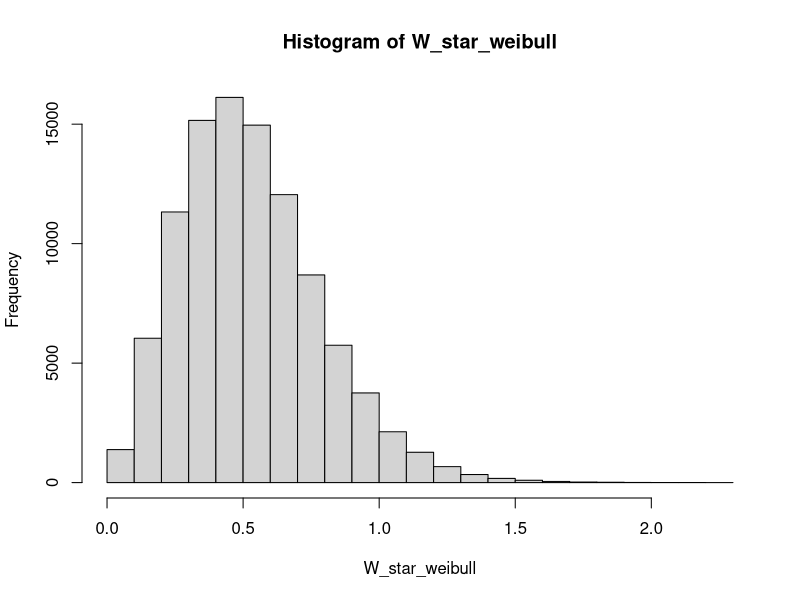
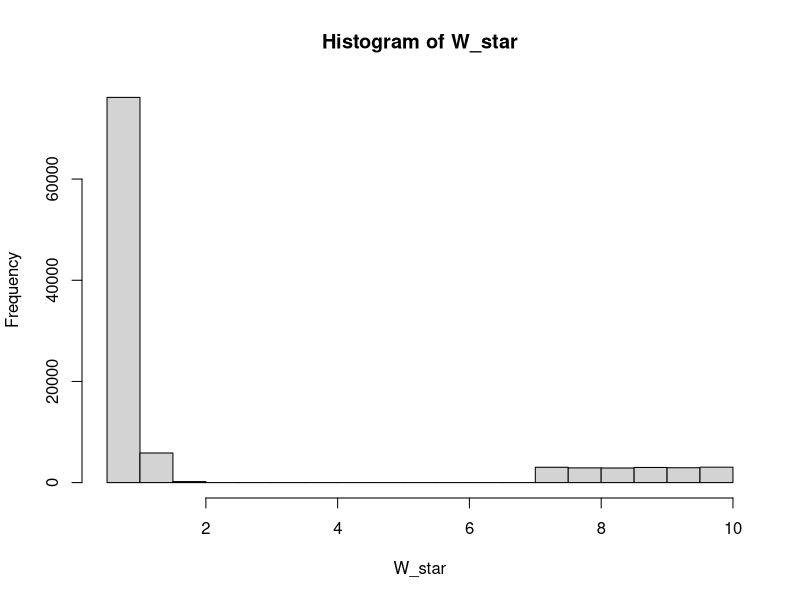
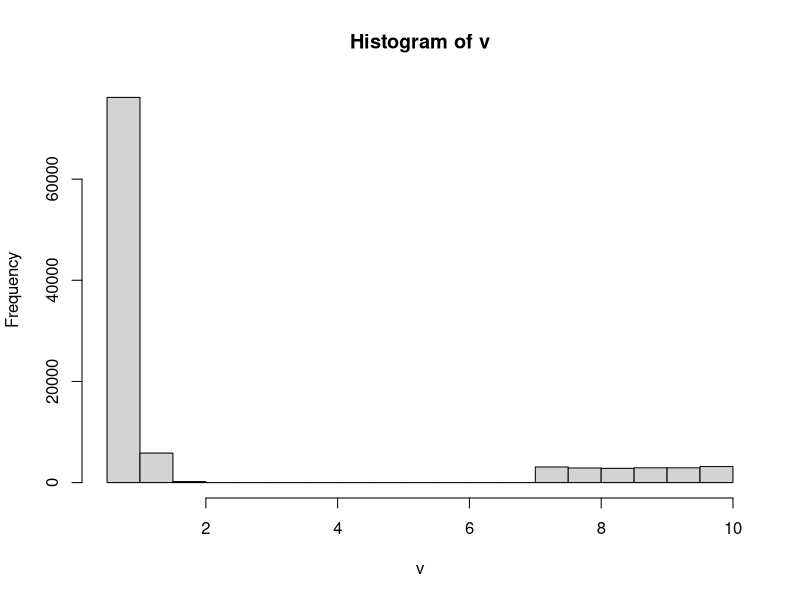
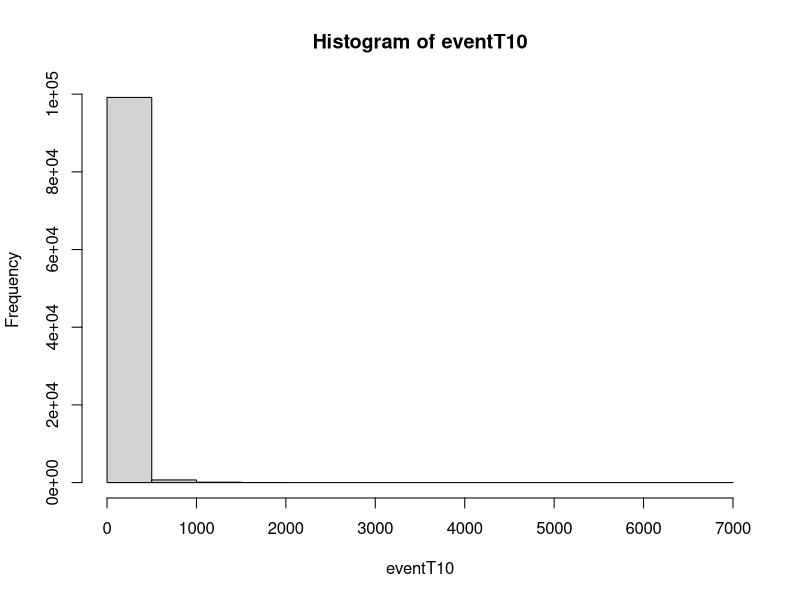
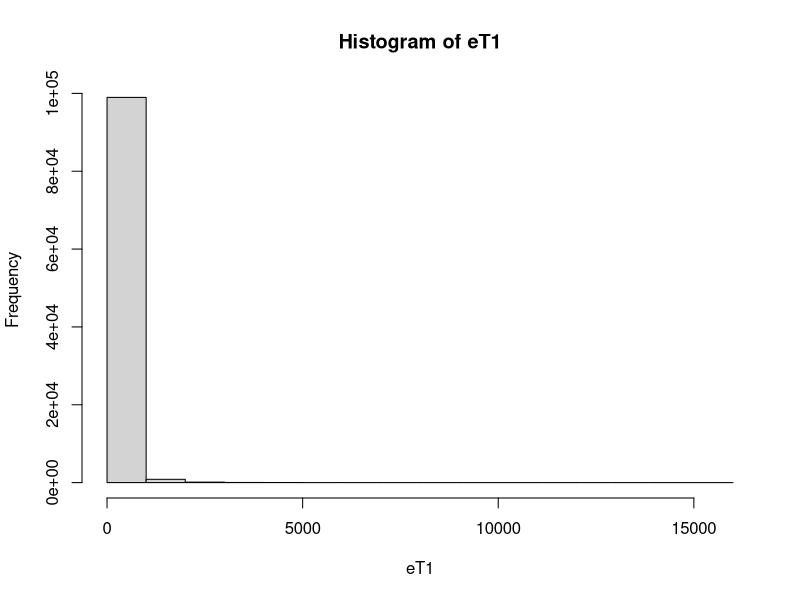
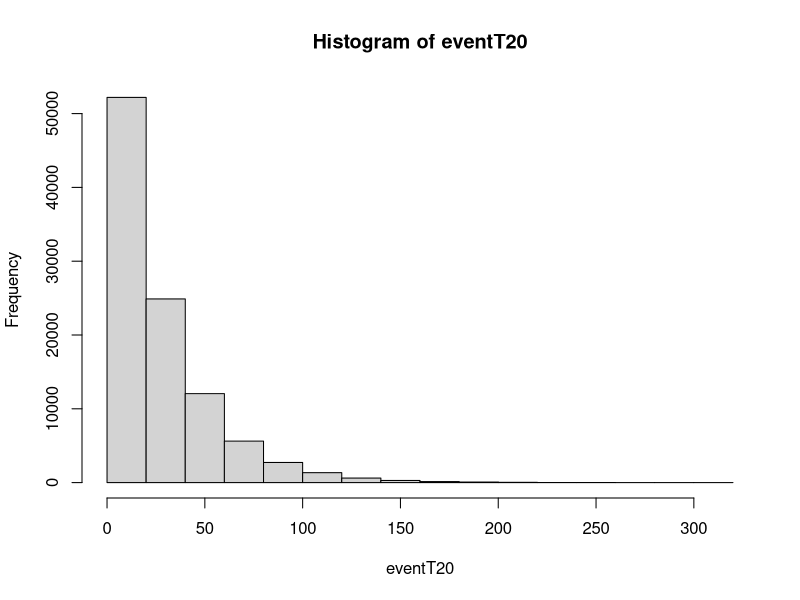
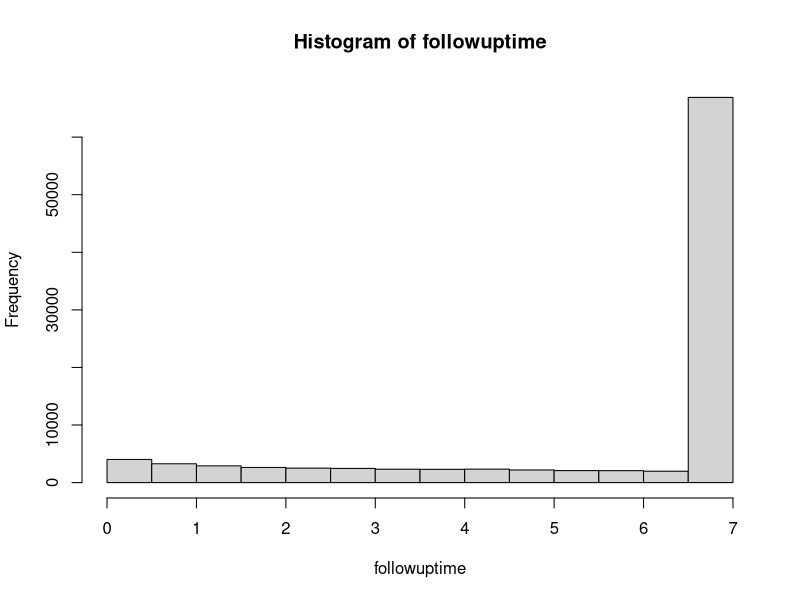
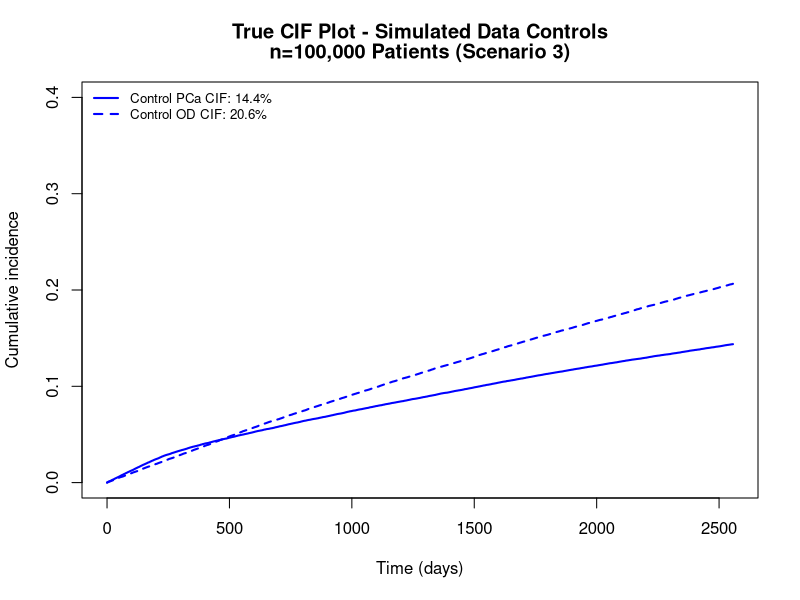

Write the R code that produced these figures, in order. (Note: this script raises an error after producing the figures.)
# Load required libraries
library(survival)

# Seed
set.seed(145501225)

# Number of patients
n <- 100000

# Confounder (L as our measured confounder)
L <- rnorm(n, mean = 0, sd = 1)

# Treatment initiation times using a Weibull distribution
lambda <- 2.5  # Shape parameter for Weibull distribution
scale_param <- 0.585 * exp(0.2 * L)
W_star_weibull <- rweibull(n, shape = lambda, scale = scale_param)

hist(W_star_weibull)
summary(W_star_weibull)


##THE ABOVE CODE RETURNS TIMES LESS THAN 0.5 FOR ROUGHLY 51% OF THE PATIENTS

g <- 0.5


# Sample treatment times until all are greater than 0.5
for (i in 1:n) {
  while (TRUE) {
    time <- rweibull(1, shape = lambda, scale = scale_param[i])
    if (time > 0.5) {
      W_star_weibull[i] <- time
      break
    }
  }
}


#the ones who were never treated at all
num_7<-round(0.178 * length(W_star_weibull))
sampled_indices <- sample(length(W_star_weibull), num_7)
W_star_weibull[sampled_indices]  <- 7 + runif(num_7, min = 0, max = 3)  # Adding a random time beyond 7 years for variation

W_star<-W_star_weibull

hist(W_star)

##the above is dependent on L

##
v<-sample(W_star, n, replace = T)
summary(v)
hist(v)

# Determine treatment status at any time t
A <- ifelse(v <= g, 1, 0)
table(A)

##Time to events
#Event 1: PCa Death

lambda1<-0.030; betaA1 <- -0.78; betaL <- 0.95
#pre-treatment
eventT10<-rexp(n, rate = lambda1 * exp(betaL*L))
hist(eventT10)
#post-treatment
newT1<-rexp(n, rate = lambda1 * exp(betaL*L + betaA1))
#event time 1
eT1<-ifelse(eventT10<v, eventT10, (newT1+v))
hist(eT1)


##Event 2 (not dependent on A_t)

lambda2<-0.037; betaL2 <- 1.15
eventT20<-rexp(n, rate = lambda2* exp(0*L))
hist(eventT20)

eT2<-eventT20



# survival time
followuptime <- pmin(eT1, eT2,7)
hist(followuptime)

# Generate event indicator (1: prostate cancer death, 2: other death, 0: censored)
death <- ifelse(eT1 == followuptime, 1, ifelse(eT2 == followuptime, 2,0))
table(death)

# Create a data frame
Simdata2 <- data.frame(Patientid = 1:n,
                       L=L,
                       A=A,
                       Treatment_time=v,
                       Followuptime=followuptime,
                       Death=death,
                       Vital_status = ifelse(death==0, 0, 1)
)

head(Simdata2)

##Let's convert followuptime and treatment_time to days 
Simdata2$Followuptime<-round(Simdata2$Followuptime*365.25, digits = 2)
Simdata2$Treatment_time<-round(Simdata2$Treatment_time*365.25, 2)

##Overall survival at 7 years
km2 <- survfit(Surv(Followuptime, Vital_status) ~ 0, data = Simdata2)
summary(km2, times=2556)

##CIFs at 7 years
cif2 <- survfit(Surv(Followuptime, as.factor(Death)) ~ 0, data = Simdata2)
summary(cif2, times=2556)


plot(cif2,ylim=c(0,0.40),xlab="Time (days)",ylab="Cumulative incidence", 
     col=c("blue","blue"),lwd=2,lty=c(1,2),conf.int=F,
     main=c(paste("True CIF Plot - Simulated Data Controls"), paste("n=100,000 Patients (Scenario 3)")))
legend(x="topleft",c("Control PCa CIF: 14.4%", "Control OD CIF: 20.6%"),
       col=c("blue", "blue"),lwd=2,lty=c(1,2),bty="n", c=0.8)


###combined true graphs
plot(cif1,ylim=c(0,0.40),xlab="Time (days)",ylab="Cumulative incidence", 
     col=c("red","red"),lwd=2,lty=c(1,2),conf.int=F,
     main=c(paste("True CIF Plot - Simulated Data"), paste("n=100,000 Patients (Scenario 3)")))
lines(cif2,col=c("blue","blue"),lwd=2,lty=c(1,2),conf.int=F)

legend(x="topleft",c("Treated PCa CIF: 12.1%","Control PCa CIF: 14.4%",
                     "Treated OD CIF: 21.2%", "Control OD CIF: 20.6%"),
       col=c("red","blue", "red", "blue"),lwd=2,lty=c(1,1,2,2),bty="n", c=0.8)

